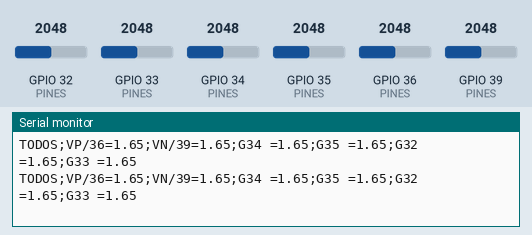
This sketch was run on a simulated ESP32. On the bench: the last lines printed to the serial monitor. The test bench sets the inputs (shaded band); at power-on: GPIO 32 (PINES) = 2048, GPIO 33 (PINES) = 2048, GPIO 34 (PINES) = 2048, GPIO 35 (PINES) = 2048, GPIO 36 (PINES) = 2048, GPIO 39 (PINES) = 2048.

Above: at 1.6 s.
1.7 s: GPIO 32 (PINES) set to 2866
At 2.04 s:
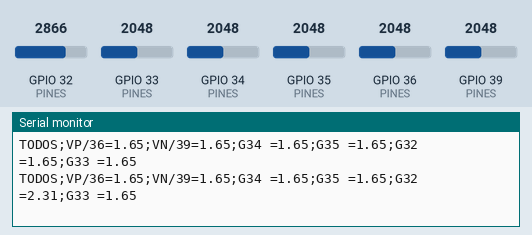
3.2 s: GPIO 33 (PINES) set to 2866
At 3.44 s:
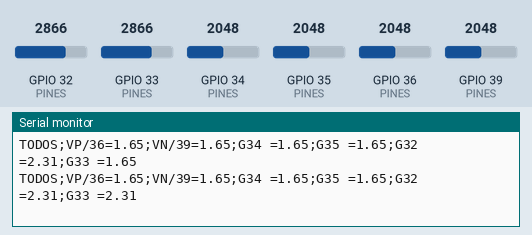
4.7 s: GPIO 34 (PINES) set to 2866
At 4.84 s:
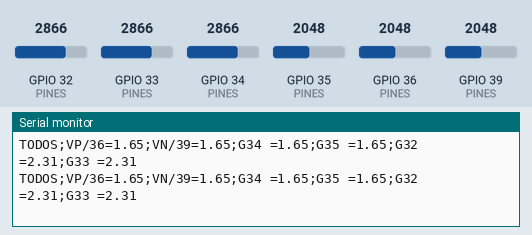
6.2 s: GPIO 35 (PINES) set to 2866
At 6.24 s:
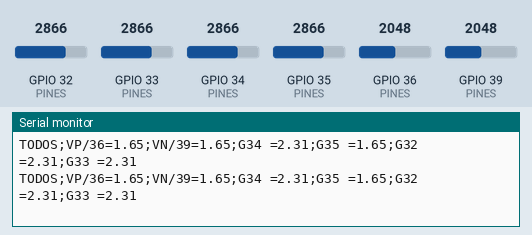
7.7 s: GPIO 36 (PINES) set to 2866
At 7.99 s:
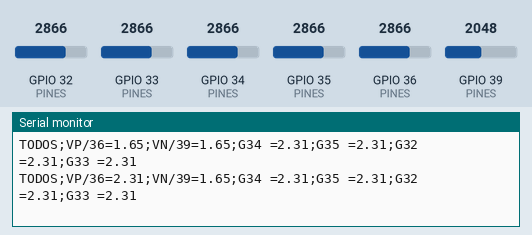
9.2 s: GPIO 39 (PINES) set to 2866
At 9.39 s:
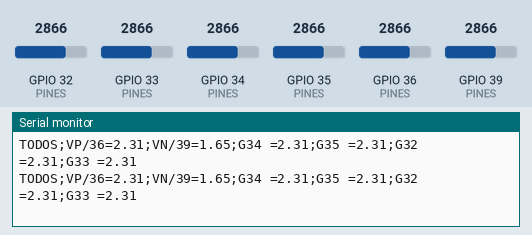

Measured:
- after the input at 1.7 s, the serial monitor: prints a new line after 0.11 s (image 1)
- after the input at 3.2 s, the serial monitor: prints a new line at once (image 2)
- after the input at 7.7 s, the serial monitor: prints a new line after 0.06 s (image 5)

The sketch:

escaneo.ino
```cpp
/*
 * Lee a la vez todas las entradas analógicas de la tarjeta y dice cuánto marca cada una.
 *
 * Existe por un error mío depurando: le di al usuario la posición del pin contada desde arriba
 * y me equivoqué de número en dos mensajes distintos. El cable acabó en un pin que el programa
 * no estaba leyendo, y durante un buen rato interpreté «cero» como «el sensor no funciona»
 * cuando en realidad era «no estoy mirando donde está el cable».
 *
 * Mirándolos todos, el problema desaparece: se toca un punto del circuito con el riel positivo
 * y el que se mueva es donde está conectado de verdad. No hay que contar pines ni fiarse de la
 * serigrafía.
 *
 * Son los seis del ADC1. Los otros (ADC2) no sirven aquí porque el WiFi se los queda, y además
 * estos seis son de solo entrada: no hay forma de estropear nada aunque el cable toque donde no
 * debe.
 */

const int PINES[] = {36, 39, 34, 35, 32, 33};
const char *NOMBRES[] = {"VP/36", "VN/39", "G34 ", "G35 ", "G32 ", "G33 "};
const int CUANTOS = 6;

/** Promedia unas cuantas lecturas: una sola trae ruido de varios milivoltios. */
static float voltios(int pin) {
  uint32_t suma = 0;
  for (int i = 0; i < 12; i++) suma += analogReadMilliVolts(pin);
  return suma / 12.0f / 1000.0f;
}

void setup() {
  Serial.begin(115200);
  delay(400);
  for (int i = 0; i < CUANTOS; i++) analogSetPinAttenuation(PINES[i], ADC_11db);
  Serial.println("# escaneo de todas las entradas analogicas");
  Serial.println("# toque un punto del circuito con el riel + y mire cual se mueve");
  Serial.println("# un pin al aire ronda 0,15 V y tiembla; uno conectado a 3,3 V da ~3,1 V");
}

void loop() {
  static unsigned long ultimoMs = 0;
  if (millis() - ultimoMs < 350) return;
  ultimoMs = millis();

  // Una sola linea con los seis, para poder seguirlos de un vistazo mientras se toca
  Serial.print("TODOS");
  for (int i = 0; i < CUANTOS; i++) {
    Serial.printf(";%s=%.2f", NOMBRES[i], voltios(PINES[i]));
  }
  Serial.println();
}
```
